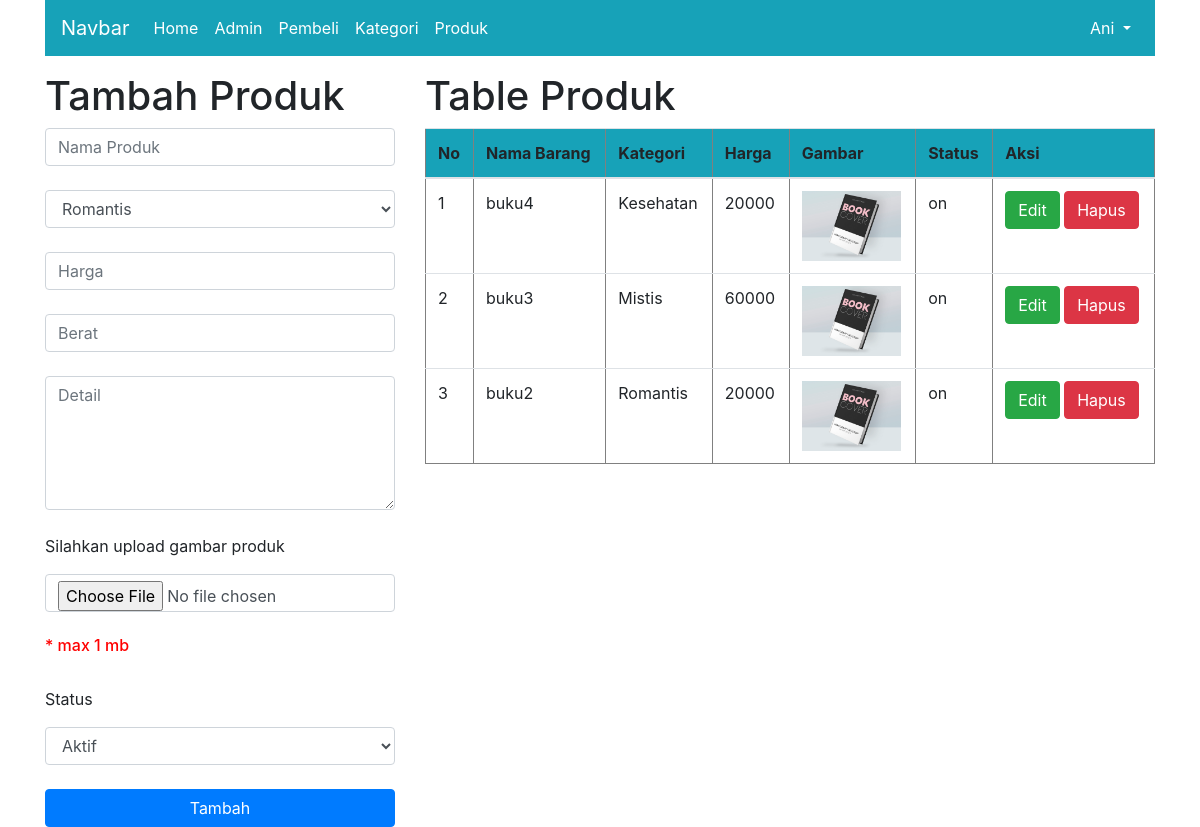
The page /admin/produk.php (signed in) on the database its author committed.
### tables this page shows
CREATE TABLE `produk` (
  `id_produk` int(5) NOT NULL,
  `id_kp` int(2) NOT NULL,
  `nama_produk` varchar(50) NOT NULL,
  `harga` int(6) NOT NULL,
  `berat` float(4,2) NOT NULL,
  `detail` text NOT NULL,
  `gambar` varchar(200) NOT NULL,
  `status` enum('on','off') NOT NULL
);

CREATE TABLE `kat_produk` (
  `id_kp` int(2) NOT NULL,
  `nama_kat` varchar(50) NOT NULL
);

### admin/produk.php (the view, shortened to what this page needs)
<?php include 'header.php' ;
	if (isset($_GET['id'])){
		$id= $_GET['id'];
		$sql = "select * from produk where id_produk = $id";
		$data = $dbh->query($sql)->fetch();
		$btn = 'success';
		$kata = 'edit';
	}
	else{
		$data = [
					'nama_produk'=>'',
					'id_kp'=>'',
					'harga'=>'',
					'berat'=>'',
					'gambar'=>'',
					'detail'=>'',
					'status'=>''
				];
	}
?>
<div class="container">
	<div class="row">
		<div class="col-md-4">
			<h1>Tambah Produk</h1>
			<form action="proses_produk.php" method="POST" enctype="multipart/form-data">
				<input type="text" name="nama_produk" value="<?php echo $data['nama_produk'] ?>" class="form-control" placeholder="Nama Produk" required=""><br>
				<select name="kategori" class="form-control">
					<?php
					$sql= "select * from kat_produk";
					$datakat = $dbh->query($sql);
					foreach ($datakat as $kat) {
						if ($data['id_kp'] == $kat['id_kp']) {
							$add = 'selected';
						}
						else{
							$add = '';
						}
						echo "<option value='$kat[id_kp]' $add >$kat[nama_kat]</option>";
					  }
					  ?>
				</select><br>
				<input type="number" name="harga" value="<?php echo $data['harga'] ?>" class="form-control" placeholder="Harga" required=""><br>
				<input type="text" name="berat" value="<?php echo $data['berat'] ?>" class="form-control" placeholder="Berat" required=""><br>
				<textarea name="detail" class="form-control" id="" rows="5" placeholder="Detail"><?php echo $data['detail'] ?></textarea><br>
				<p>Silahkan upload gambar produk</p>
				<input type="file" name="gambar" class="form-control" >
				<h6 style="color: red">* max 1 mb</h6>
				<br>
				<p>Status</p>
				<select name="status" class="form-control">
					<?php
						$status = array(
									'on' => 'Aktif',
									'off' => 'Tidak Aktif'
								);
						foreach ($status as $key => $value) {
							if ($data['status'] == $key) {
								$add = 'selected';
							}
							else{
								$add = '';
							}
					 		echo "<option value='$key' $add >$value</option>";
					 	}
					?>
		  		</select><br>
		  		<input type="submit" value="Tambah" class="btn btn-primary btn-block">
			</form>
		</div>
		<div class="col-md-8">
			<h1>Table Produk</h1>
  		<table class="table" border="1">
  			<thead class="bg-info">
	  			<tr>
	  				<th>No</th>
	  				<th>Nama Barang</th>
	  				<th>Kategori</th>
	  				<th>Harga</th>
	 				<th>Gambar</th>
	 				<th>Status</th>
	 				<th>Aksi</th>
	 			</tr>
  			</thead>
  			<tbody>
  				<?php
  					$sql="select * from produk,kat_produk where produk.id_kp = kat_produk.id_kp order by id_produk desc";
  					$data=$dbh->query($sql);
  					$no=1;
  					foreach ($data as $field) {
  					 ?>
  				<tr>
  					<td><?php echo $no ?></td>
  					<td><?php echo $field["nama_produk"] ?></td>
  					<td><?php echo $field["nama_kat"] ?></td>
  					<td><?php echo $field["harga"] ?></td>
  					<td><img src="../gambar/<?php echo $field['gambar'] ?>" alt="" height="70px"></td>
  					<td><?php echo $field["status"] ?></td>
  					<td>
						<a href="produk.php?id=<?php echo $field['id_produk'] ?>" class="btn btn-success">Edit </a>
						<a href="proses_produk.php?id=<?php echo $field['id_produk'] ?>" class="btn btn-danger" >Hapus</a>
						</td>
  				</tr>
  			<?php $no++; } ?>
  			</tbody>
  		</table>
		</div>
	</div>
</div>
<?php include 'footer.php' ?>

### rows shown on the page
produk: nama_produk "buku4", id_kp.nama_kat "Kesehatan", harga "20000", gambar (picture), status "on"
produk: nama_produk "buku3", id_kp.nama_kat "Mistis", harga "60000", gambar (picture), status "on"
produk: nama_produk "buku2", id_kp.nama_kat "Romantis", harga "20000", gambar (picture), status "on"

### other values the page prints
$_SESSION['nama'] "Ani"
form field kategori "Romantis"
form field status "Aktif"
